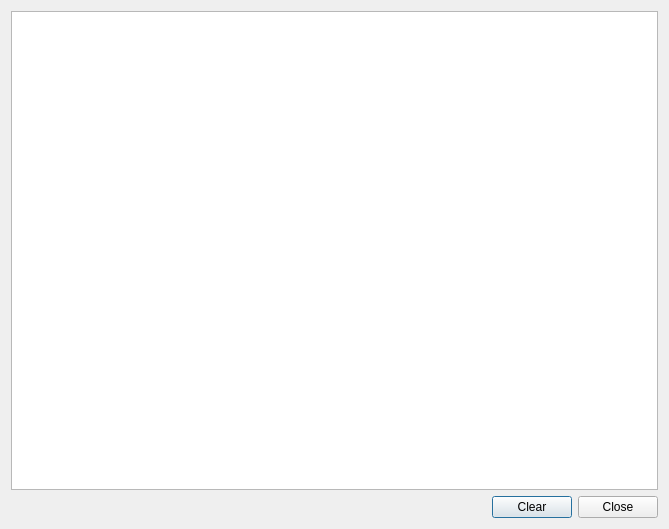
<?xml version="1.0" encoding="UTF-8"?>
<ui version="4.0">
 <class>SerialMonitorDialog</class>
 <widget class="QDialog" name="SerialMonitorDialog">
  <property name="geometry">
   <rect>
    <x>0</x>
    <y>0</y>
    <width>669</width>
    <height>529</height>
   </rect>
  </property>
  <property name="windowTitle">
   <string>Serial console</string>
  </property>
  <layout class="QGridLayout" name="gridLayout_2">
   <item row="0" column="0">
    <layout class="QGridLayout" name="gridLayout">
     <item row="0" column="0">
      <widget class="QPlainTextEdit" name="plainTextEdit">
       <property name="readOnly">
        <bool>true</bool>
       </property>
      </widget>
     </item>
    </layout>
   </item>
   <item row="1" column="0">
    <layout class="QHBoxLayout" name="horizontalLayout">
     <item>
      <spacer name="horizontalSpacer">
       <property name="orientation">
        <enum>Qt::Horizontal</enum>
       </property>
       <property name="sizeHint" stdset="0">
        <size>
         <width>40</width>
         <height>20</height>
        </size>
       </property>
      </spacer>
     </item>
     <item>
      <widget class="QPushButton" name="clearButton">
       <property name="text">
        <string>Clear</string>
       </property>
      </widget>
     </item>
     <item>
      <widget class="QPushButton" name="closeButton">
       <property name="text">
        <string>Close</string>
       </property>
      </widget>
     </item>
    </layout>
   </item>
  </layout>
 </widget>
 <resources/>
 <connections/>
</ui>
